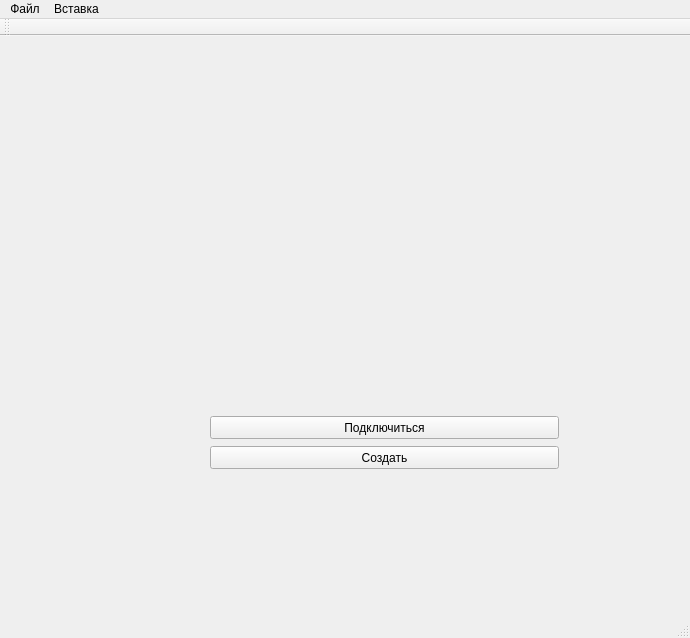
<?xml version="1.0" encoding="UTF-8"?>
<ui version="4.0">
 <class>MainWindow</class>
 <widget class="QMainWindow" name="MainWindow">
  <property name="geometry">
   <rect>
    <x>0</x>
    <y>0</y>
    <width>690</width>
    <height>638</height>
   </rect>
  </property>
  <property name="windowTitle">
   <string>MainWindow</string>
  </property>
  <widget class="QWidget" name="centralWidget">
   <widget class="QPushButton" name="connectBtn">
    <property name="geometry">
     <rect>
      <x>210</x>
      <y>380</y>
      <width>349</width>
      <height>23</height>
     </rect>
    </property>
    <property name="text">
     <string>Подключиться</string>
    </property>
   </widget>
   <widget class="QPushButton" name="pushButton_2">
    <property name="geometry">
     <rect>
      <x>210</x>
      <y>410</y>
      <width>349</width>
      <height>23</height>
     </rect>
    </property>
    <property name="text">
     <string>Создать</string>
    </property>
   </widget>
  </widget>
  <widget class="QMenuBar" name="menuBar">
   <property name="geometry">
    <rect>
     <x>0</x>
     <y>0</y>
     <width>690</width>
     <height>21</height>
    </rect>
   </property>
   <widget class="QMenu" name="menu">
    <property name="title">
     <string>Файл</string>
    </property>
    <addaction name="action"/>
   </widget>
   <widget class="QMenu" name="menu_2">
    <property name="title">
     <string>Вставка</string>
    </property>
   </widget>
   <addaction name="menu"/>
   <addaction name="menu_2"/>
  </widget>
  <widget class="QToolBar" name="mainToolBar">
   <attribute name="toolBarArea">
    <enum>TopToolBarArea</enum>
   </attribute>
   <attribute name="toolBarBreak">
    <bool>false</bool>
   </attribute>
  </widget>
  <widget class="QStatusBar" name="statusBar"/>
  <action name="action">
   <property name="text">
    <string>Создать</string>
   </property>
  </action>
 </widget>
 <layoutdefault spacing="6" margin="11"/>
 <resources/>
 <connections/>
</ui>
